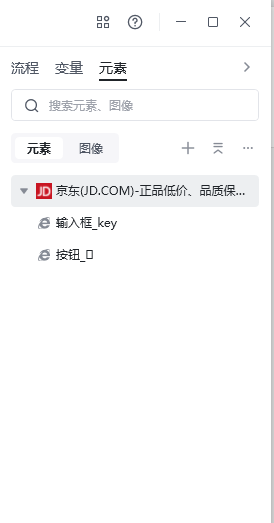
#> input picture image-element-01.png, 274 x 523 px; its folder holds only this picture in this run
$ python -i strict_command_quality_audit.py   (imports and definitions only)
#> lines starting #> are read from the running program, lines starting #| are printed output that depends on the picture
#!/usr/bin/env python3
"""Generate high-signal review candidates beyond the hard command-page contract.

This audit intentionally separates definite defects from heuristic candidates.
It never rewrites documentation or images; every semantic candidate must be
visually reviewed before a page is changed.
"""

from __future__ import annotations

import csv
import math
import re
from collections import Counter
from pathlib import Path

from PIL import Image, ImageFilter, ImageStat

from audit_and_crop_command_images import command_docs
from validate_command_images import HEADINGS, IMAGE_RE, section, title, visible_content


TABLE_ROW_RE = re.compile(r"(?m)^\s*\|(.+?)\|(.+?)\|\s*$")
NUMBERED_IMAGE_RE = re.compile(r"-(\d+)\.(?:png|jpe?g|webp)$", re.I)
PLACEHOLDERS = {"", "-", "—", "待补充", "后续补充", "todo", "tbd"}
SCOPE_CATEGORIES = {
    "mouse-keyboard",
    "datatable",
    "excel",
    "os",
    "bazhuayu",
    "email",
    "data-processing",
    "group-notification",
    "feishu",
    "dingtalk",
    "google",
    "ai",
    "database",
    "others",
}


def image_number(ref: str) -> int | None:
    match = NUMBERED_IMAGE_RE.search(ref)
    return int(match.group(1)) if match else None


def panel_metrics(path: Path) -> tuple[float, float, float, int, int]:
    """Return entropy, edge density, non-white ratio and dimensions."""
#> called with path = '../image-element-01.png'
    with Image.open(path) as source:
#> source is the input picture: PIL image 274x523 RGBA; mean R, G, B, A 250, 249.9, 250.2, 255
        width, height = source.size
#> width = 274; height = 523
        image = source.convert("L")
        image.thumbnail((220, 220))
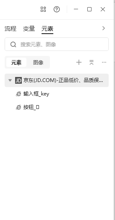
#> image: PIL image 115x220 L; min 67, max 255, mean 249.9
        histogram = image.histogram()
#> histogram = 256 values, max 21162 at index 255, min 0 at index 0, mean 98.83
        total = sum(histogram) or 1
#> total = 25300
        entropy = -sum((count / total) * math.log2(count / total) for count in histogram if count)
#> entropy = 1.58
        edges = image.filter(ImageFilter.FIND_EDGES)
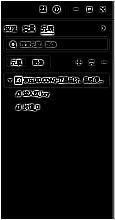
#> edges: PIL image 115x220 L; min 0, max 255, mean 15.6
        edge_density = ImageStat.Stat(edges).mean[0] / 255
#> edge_density = 0.0613
        non_white = sum(histogram[:246]) / total
#> non_white = 0.117
        return entropy, edge_density, non_white, width, height


# [113 lines left out: functions table_rows, main, not called in this run]


# [2 lines not run here, left out]

>>> result = panel_metrics('../image-element-01.png')
#> result = (1.58, 0.0613, 0.117, 274, 523)

$ run again, on 5n3u2N-08.png
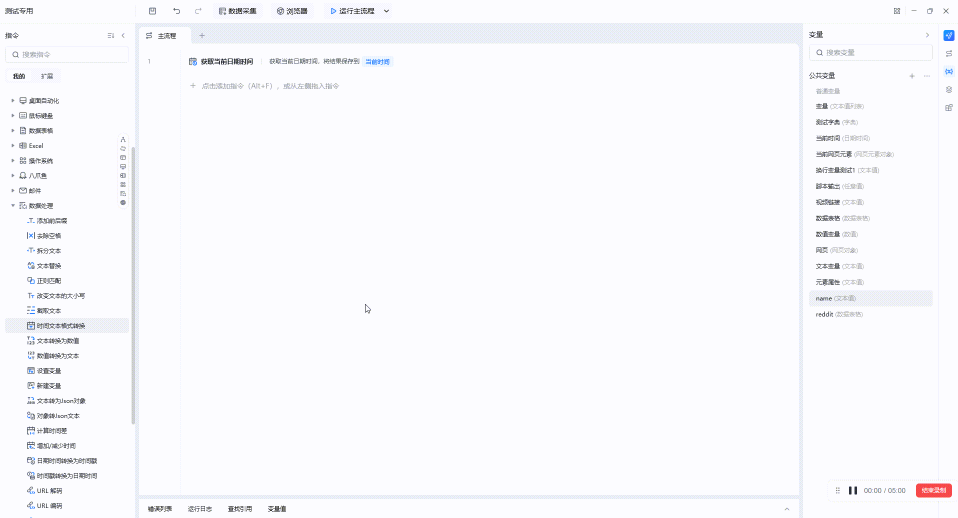
#> input picture 5n3u2N-08.png, 1916 x 1036 px (shown at 1/2 size)
#> in panel_metrics, source is the input picture: PIL image 1916x1036 P; mean R, G, B 248.8, 249, 252.4
#> in panel_metrics, `image.thumbnail((220, 220))`:
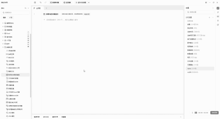
#> image: PIL image 220x119 L; min 122, max 255, mean 249
#> histogram = 256 values, max 20597 at index 252, min 0 at index 0, mean 102.3
#> total = 26180
#> entropy = 1.85
#> in panel_metrics, `edges = image.filter(ImageFilter.FIND_EDGES)`:
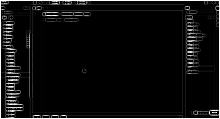
#> edges: PIL image 220x119 L; min 0, max 255, mean 15.4
#> edge_density = 0.0602
#> non_white = 0.115
#> result = (1.85, 0.0602, 0.115, 1916, 1036)

$ run again, on 9obcHl-18.png
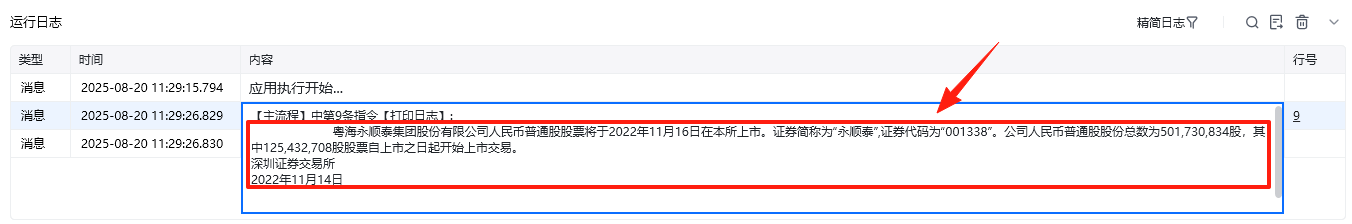
#> input picture 9obcHl-18.png, 1352 x 224 px
#> in panel_metrics, source is the input picture: PIL image 1352x224 RGB; mean R, G, B 243.3, 238.3, 240.9
#> in panel_metrics, `image.thumbnail((220, 220))`:
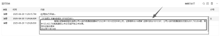
#> image: PIL image 220x36 L; min 83, max 255, mean 239.7
#> histogram = 256 values, max 3935 at index 255, min 0 at index 0, mean 30.94
#> total = 7920
#> entropy = 3.67
#> in panel_metrics, `edges = image.filter(ImageFilter.FIND_EDGES)`:
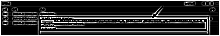
#> edges: PIL image 220x36 L; min 0, max 255, mean 51.7
#> edge_density = 0.203
#> non_white = 0.272
#> result = (3.67, 0.203, 0.272, 1352, 224)
